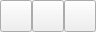
<?xml version="1.0" encoding="UTF-8"?>
<ui version="4.0">
 <class>EnumerationToolWidget</class>
 <widget class="QWidget" name="EnumerationToolWidget">
  <property name="geometry">
   <rect>
    <x>0</x>
    <y>0</y>
    <width>96</width>
    <height>32</height>
   </rect>
  </property>
  <property name="windowTitle">
   <string>Form</string>
  </property>
  <layout class="QHBoxLayout" name="horizontalLayout">
   <property name="spacing">
    <number>0</number>
   </property>
   <property name="leftMargin">
    <number>0</number>
   </property>
   <property name="topMargin">
    <number>0</number>
   </property>
   <property name="rightMargin">
    <number>0</number>
   </property>
   <property name="bottomMargin">
    <number>0</number>
   </property>
   <item>
    <widget class="schrodinger::sketcher::ModularToolButton" name="rgroup_btn">
     <property name="minimumSize">
      <size>
       <width>32</width>
       <height>32</height>
      </size>
     </property>
     <property name="text">
      <string/>
     </property>
     <property name="iconSize">
      <size>
       <width>30</width>
       <height>32</height>
      </size>
     </property>
     <property name="checkable">
      <bool>true</bool>
     </property>
     <attribute name="buttonGroup">
      <string notr="true">group</string>
     </attribute>
    </widget>
   </item>
   <item>
    <widget class="QToolButton" name="attachment_point_btn">
     <property name="maximumSize">
      <size>
       <width>32</width>
       <height>32</height>
      </size>
     </property>
     <property name="toolTip">
      <string>Attachment Point</string>
     </property>
     <property name="text">
      <string/>
     </property>
     <property name="icon">
      <iconset resource="../sketcher.qrc">
       <normaloff>:/icons/enumeration_attachment_point.svg</normaloff>
       <disabledoff>:/icons/enumeration_attachment_point_dis.svg</disabledoff>:/icons/enumeration_attachment_point.svg</iconset>
     </property>
     <property name="iconSize">
      <size>
       <width>30</width>
       <height>32</height>
      </size>
     </property>
     <property name="checkable">
      <bool>true</bool>
     </property>
     <attribute name="buttonGroup">
      <string notr="true">group</string>
     </attribute>
    </widget>
   </item>
   <item>
    <widget class="schrodinger::sketcher::ModularToolButton" name="reaction_btn">
     <property name="maximumSize">
      <size>
       <width>32</width>
       <height>32</height>
      </size>
     </property>
     <property name="text">
      <string/>
     </property>
     <property name="iconSize">
      <size>
       <width>24</width>
       <height>24</height>
      </size>
     </property>
     <property name="checkable">
      <bool>true</bool>
     </property>
     <attribute name="buttonGroup">
      <string notr="true">group</string>
     </attribute>
    </widget>
   </item>
  </layout>
 </widget>
 <customwidgets>
  <customwidget>
   <class>schrodinger::sketcher::ModularToolButton</class>
   <extends>QToolButton</extends>
   <header>schrodinger/sketcher/modular_tool_button.h</header>
  </customwidget>
 </customwidgets>
 <resources>
  <include location="../sketcher.qrc"/>
 </resources>
 <connections/>
 <buttongroups>
  <buttongroup name="group"/>
 </buttongroups>
</ui>
